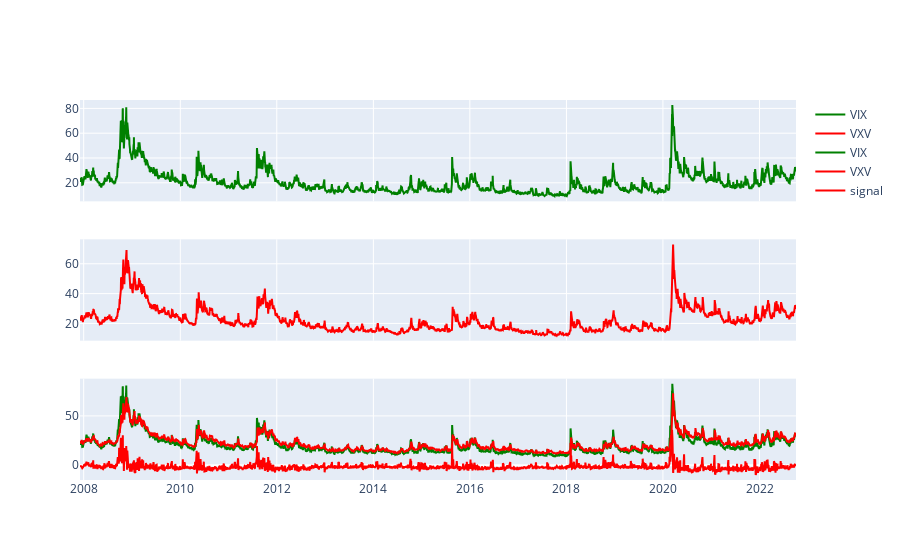

Here is the notebook cell this chart was saved with:
### Code cell
fig.add_trace(go.Scatter(x=vix_date, 
                         y=signal, 
                         line=dict(color='red', width=2), 
                         name='signal'), row=3, col=1)
fig.show()

### Figure 1 — Plotly figure (JSON) as saved in the notebook; plotly's stock layout.template omitted (floating-point values rounded to 4 significant figures; data arrays with more than 128 entries replaced by an {"elided": "..."} marker saying what was removed)
{"data": [{"line": {"color": "green", "width": 2}, "name": "VIX", "type": "scatter", "x": {"elided": "3735 str values"}, "xaxis": "x", "y": {"elided": "3735 float values"}, "yaxis": "y"}, {"line": {"color": "red", "width": 2}, "name": "VXV", "type": "scatter", "x": {"elided": "3735 str values"}, "xaxis": "x2", "y": {"elided": "3735 float values"}, "yaxis": "y2"}, {"line": {"color": "green", "width": 2}, "name": "VIX", "type": "scatter", "x": {"elided": "3735 str values"}, "xaxis": "x3", "y": {"elided": "3735 float values"}, "yaxis": "y3"}, {"line": {"color": "red", "width": 2}, "name": "VXV", "type": "scatter", "x": {"elided": "3735 str values"}, "xaxis": "x3", "y": {"elided": "3735 float values"}, "yaxis": "y3"}, {"line": {"color": "red", "width": 2}, "name": "signal", "type": "scatter", "x": {"elided": "3735 str values"}, "xaxis": "x3", "y": {"elided": "3735 float values"}, "yaxis": "y3"}], "layout": {"xaxis": {"anchor": "y", "domain": [0, 1], "matches": "x3", "showticklabels": false}, "xaxis2": {"anchor": "y2", "domain": [0, 1], "matches": "x3", "showticklabels": false}, "xaxis3": {"anchor": "y3", "domain": [0, 1]}, "yaxis": {"anchor": "x", "domain": [0.7333, 1]}, "yaxis2": {"anchor": "x2", "domain": [0.3667, 0.6333]}, "yaxis3": {"anchor": "x3", "domain": [0, 0.2667]}}}
